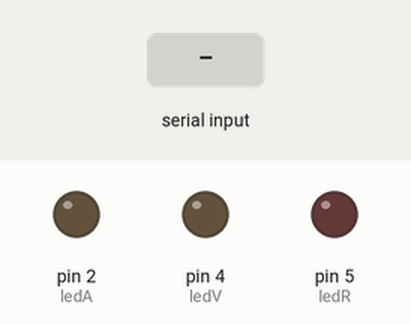
Simulated run of this sketch. Board: Arduino Uno, built with avr-gcc and run on an emulated ATmega328P. Shown: output pins drawn as LEDs (lit = HIGH). The inputs (shaded band) are chosen by the test bench.

Above: at 1.2 s.
1.3 s: "A" received over Serial
At 2.5 s:
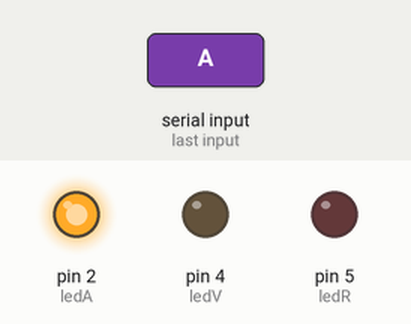
2.8 s: "R" received over Serial
At 3.8 s:
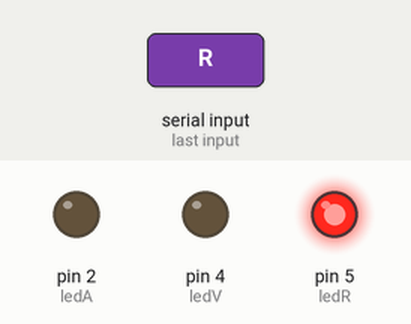
4.3 s: "V" received over Serial
At 4.9 s:
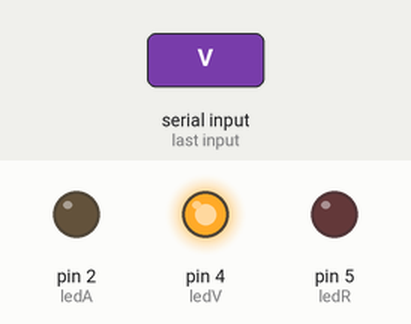
5.8 s: "1" received over Serial
At 6.1 s:
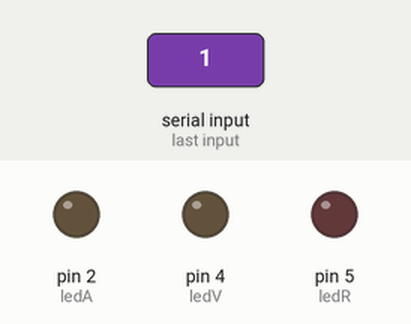
Timing chart, 0 to 8.3 s (numbered marks = the images above; inputs shaded):
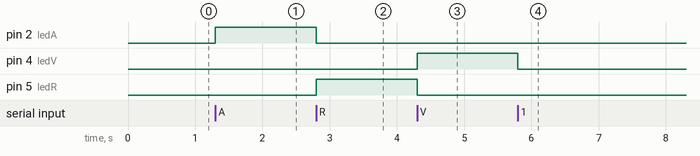

The sketch:

code.ino
```cpp
int ledA = 2;
int ledR = 5;
int ledV = 4;

void setup() {
 Serial.begin(9600);
 pinMode(ledA, OUTPUT);
 pinMode(ledR, OUTPUT);
 pinMode(ledV, OUTPUT);

}

void loop() {
  if (Serial.available()){

    char dato = Serial.read();

    digitalWrite(ledA, LOW);
    digitalWrite(ledR, LOW);
    digitalWrite(ledV, LOW);


    //LED AZUL
   if (dato == 'A'){
      digitalWrite(ledA, HIGH);
    }
    else if (dato == 'R'){
      digitalWrite(ledR, HIGH);
    }
    else if(dato == 'V'){
      digitalWrite(ledV, HIGH);
    }

  }

}
```

Measured:
- after the input at 1.3 s, pin 2 (ledA): LOW → HIGH at once
- after the input at 2.8 s, pin 2 (ledA): HIGH → LOW at once; pin 5 (ledR): LOW → HIGH at once
- after the input at 4.3 s, pin 4 (ledV): LOW → HIGH at once; pin 5 (ledR): HIGH → LOW at once
- after the input at 5.8 s, pin 4 (ledV): HIGH → LOW at once
